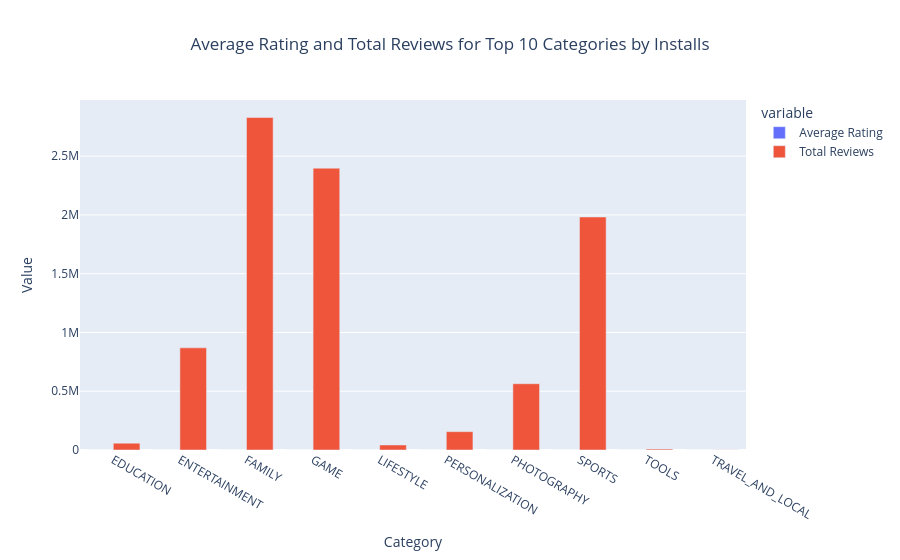

This figure's notebook cell:
### Code cell
fig.update_layout(

    xaxis_title="Category",

    yaxis_title="Value",

    title_x=0.5

)

### Figure 1 — Plotly figure (JSON) as saved in the notebook; plotly's stock layout.template omitted (floating-point values rounded to 4 significant figures)
{"data": [{"alignmentgroup": "True", "hovertemplate": "variable=Average Rating<br>Category=%{x}<br>value=%{y}<extra></extra>", "legendgroup": "Average Rating", "marker": {"color": "#636efa", "pattern": {"shape": ""}}, "name": "Average Rating", "offsetgroup": "Average Rating", "orientation": "v", "showlegend": true, "textposition": "auto", "type": "bar", "x": ["EDUCATION", "ENTERTAINMENT", "FAMILY", "GAME", "LIFESTYLE", "PERSONALIZATION", "PHOTOGRAPHY", "SPORTS", "TOOLS", "TRAVEL_AND_LOCAL"], "xaxis": "x", "y": [4.4, 4.3, 4.411, 4.313, 4.38, 4.475, 4.15, 4.343, 4.2, 4.1], "yaxis": "y"}, {"alignmentgroup": "True", "hovertemplate": "variable=Total Reviews<br>Category=%{x}<br>value=%{y}<extra></extra>", "legendgroup": "Total Reviews", "marker": {"color": "#EF553B", "pattern": {"shape": ""}}, "name": "Total Reviews", "offsetgroup": "Total Reviews", "orientation": "v", "showlegend": true, "textposition": "auto", "type": "bar", "x": ["EDUCATION", "ENTERTAINMENT", "FAMILY", "GAME", "LIFESTYLE", "PERSONALIZATION", "PHOTOGRAPHY", "SPORTS", "TOOLS", "TRAVEL_AND_LOCAL"], "xaxis": "x", "y": [57645, 869111, 2828471, 2397589, 42809, 155996, 563720, 1982017, 8010, 974], "yaxis": "y"}], "layout": {"barmode": "group", "legend": {"title": {"text": "variable"}, "tracegroupgap": 0}, "title": {"text": "Average Rating and Total Reviews for Top 10 Categories by Installs", "x": 0.5}, "xaxis": {"anchor": "y", "domain": [0, 1], "title": {"text": "Category"}}, "yaxis": {"anchor": "x", "domain": [0, 1], "title": {"text": "Value"}}}}
